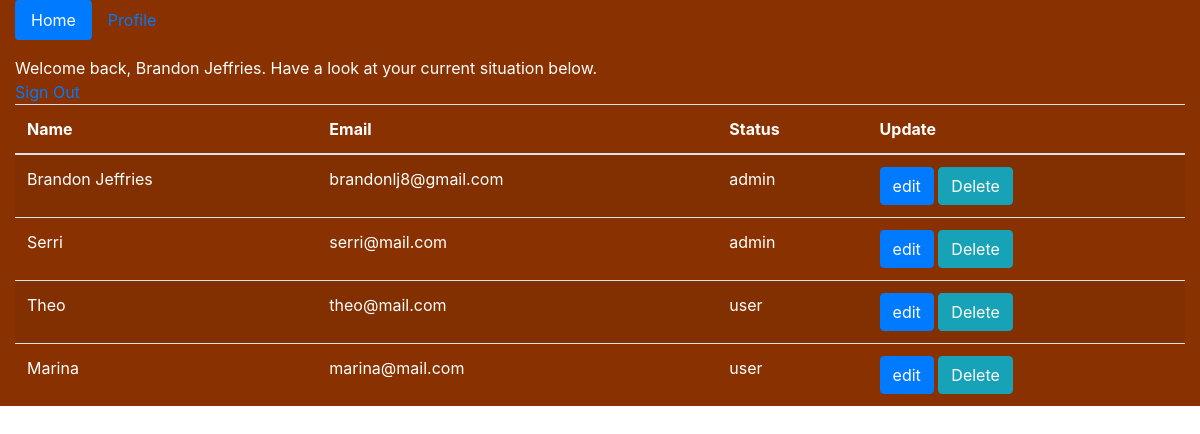
The page /admin.php (signed in) on the database its author committed.
### tables this page shows
CREATE TABLE `users` (
  `userId` int(11) NOT NULL,
  `userName` varchar(30) NOT NULL,
  `userEmail` varchar(60) NOT NULL,
  `userPass` varchar(255) NOT NULL,
  `status` enum('user','admin') DEFAULT 'user'
);

### admin.php (the view, shortened to what this page needs)
<?php
require 'admin_functions.php';
$res=mysqli_query($conn, "SELECT * FROM users WHERE userId=".$_SESSION['admin']);
$userRow=mysqli_fetch_array($res, MYSQLI_ASSOC);
?>
<!DOCTYPE html>
<html>
<head>
<link rel="stylesheet" href="https://stackpath.bootstrapcdn.com/bootstrap/4.3.1/css/bootstrap.min.css">
</head>
<body class='bg'>
<div class="container-fluid other">
<ul class="nav nav-pills mb-3" id="pills-tab" role="tablist">
  <li class="nav-item">
    <a class="nav-link active" id="pills-home-tab" data-toggle="pill" href="#pills-home" role="tab" aria-controls="pills-home" aria-selected="false">Home</a>
  </li>
  <li class="nav-item">
    <a class="nav-link" id="pills-profile-tab" data-toggle="pill" href="#pills-profile" role="tab" aria-controls="pills-profile" aria-selected="false">Profile</a>
  </li>
</ul>
<div class="tab-content" id="pills-tabContent">
<div class="tab-pane fade show active" id="pills-home" role="tabpanel" aria-labelledby="pills-home-tab">
<table class="table table-striped text-white">
<thead>
    <tr>
        <th>Name</th>
        <th>Email</th>
        <th>Status</th>
        <th>Update</th>
    </tr>
</thead>
<tbody>
    <?php echo "Welcome back,". " ". $userRow['userName' ].". ". "Have a look at your current situation below.". "<br>";
    $result = $conn->query('SELECT * FROM users');
    while ($row = $result->fetch_assoc()):
        ?>
        <tr>
          <td><?php echo $row['userName']; ?></td>
          <td><?php echo $row['userEmail']; ?></td>
          <td><?php echo $row['status']; ?></td>
          <td>
              <a href="admin.php?edit=<?php echo $row['userId']; ?>" class="btn btn-primary" >edit</a>
              <a href="admin.php?delete=<?php echo $row['userId']; ?>" class="btn btn-info" >Delete</a>
          </td>
      </tr>
    <?php endwhile; ?>
</tbody>
<a  href="logout.php?logout">Sign Out</a>
</table>
 </div>
            </div>
    </div>
</body>
</html>

### admin.php (style rules this page uses)
.bg { background-color: ; }
.other { background-color: #893101; color: white; }

### rows shown on the page
users: userName "Brandon Jeffries", userEmail "brandonlj8@gmail.com", status "admin"
users: userName "Serri", userEmail "serri@mail.com", status "admin"
users: userName "Theo", userEmail "theo@mail.com", status "user"
users: userName "Marina", userEmail "marina@mail.com", status "user"
